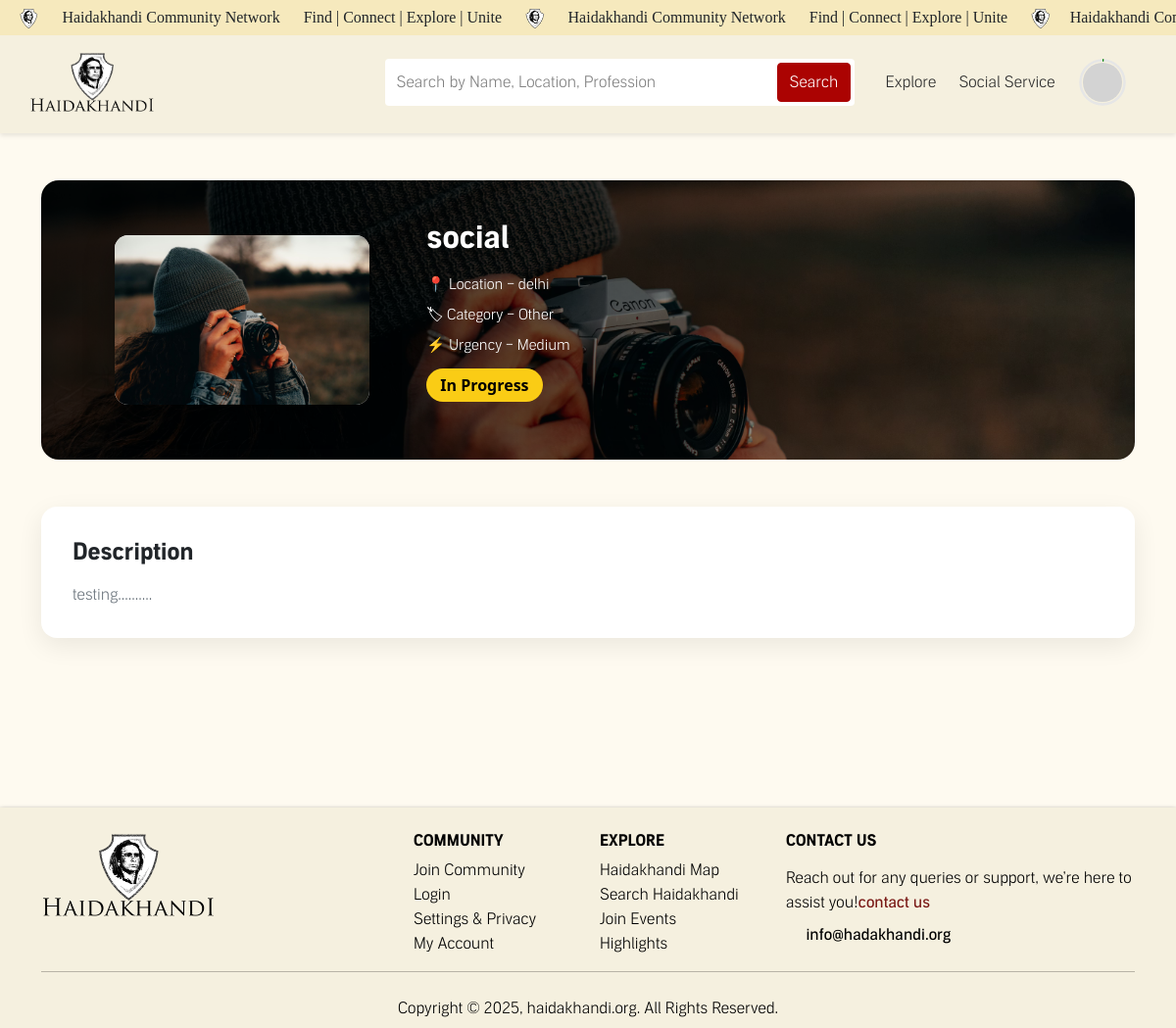
The app's page /need/1/ (signed in) with its own data.
### community_service/models.py (models this page shows, shortened)
class NeedRequest(models.Model):
    title = models.CharField(max_length=200)
    description = models.TextField()
    location = models.CharField(max_length=100, blank=True, null=True)
    category = models.CharField(max_length=50, choices=CATEGORY_CHOICES, blank=True, null=True)
    urgency = models.CharField(max_length=10, choices=URGENCY_CHOICES, default='Medium')
    image = models.ImageField(upload_to='need_images/', blank=True, null=True)
    attachment = models.FileField(upload_to='need_attachments/', blank=True, null=True)
    date_published = models.DateTimeField(auto_now_add=True)
    latitude = models.FloatField(blank=True, null=True)
    longitude = models.FloatField(blank=True, null=True)
    status = models.CharField(max_length=20, choices=STATUS_CHOICES, default='Open')
    created_by = models.ForeignKey(settings.AUTH_USER_MODEL, on_delete=models.CASCADE, related_name='needs')
    created_at = models.DateTimeField(auto_now_add=True)

### community_service/views.py (the view)
# urls.py: path("need/<int:pk>/", NeedDetailView.as_view(), name="need_detail"),
class NeedDetailView(LoginRequiredMixin, View):
    def get(self, request, pk):
        need = get_object_or_404(NeedRequest, pk=pk)
        return render(request, "community_service/need_detail.html", {"need": need})

### templates/community_service/need_detail.html (shortened to what this page needs)
{% extends "base/base.html" %}
{% load widget_tweaks %}
{% block body %}
<section class="container my-5">
    <div class="hero-wrap">
        <div class="row align-items-center g-4">
            <div class="col-md-4 text-center">
                {% if need.image %}
                    <img src="{{ need.image.url }}" class="hero-poster">
                {% endif %}
            </div>
            <div class="col-md-8">
                <h2 class="fw-bold mb-3">{{ need.title }}</h2>
                <div class="hero-points">
                    <p>📍 Location – {{ need.location }}</p>
                    <p>🏷 Category – {{ need.category }}</p>
                    <p>⚡ Urgency – {{ need.urgency }}</p>
                </div>
                <div class="mt-3">
                    <span class="status-badge">
                        {{ need.status }}
                    </span>
                </div>
            </div>
        </div>
    </div>
    <div class="desc-box mt-5">
        <h4 class="fw-bold mb-3">Description</h4>
        <p class="text-muted">
            {{ need.description }}
        </p>
    </div>
</section>
{% endblock body %}

### static/css/main.css (style rules this page uses)
html { overflow-x: hidden; }
body { background: #fff; }
* { box-sizing: border-box; }
html, body, ul, ol { margin: 0; padding: 0; }
body { background: #fefaf0; }
h1, h2, h3, h4, h5, h6 { font-family: "Audible Sans Bd", "montserrat-medium", sans-serif; }
.text-muted { color: #6c757d !important; }
p { font-family: "Audible Sans Lt"; font-size: 16px; line-height: 25px; margin-bottom: 0px; }

### records on screen
NeedRequest: image (picture), title "social", location "delhi", category "Other", urgency "Medium", status "In Progress", description "testing.........."
